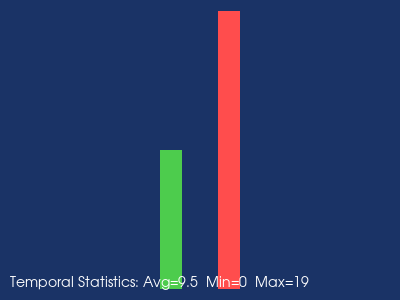

The script that drew this image:
#!/usr/bin/env python

# Visualize temporal statistics by generating scalar data over multiple
# time steps and displaying the average, minimum, and maximum as colored
# bars side by side.

# Factory overrides
import vtkmodules.vtkInteractionStyle  # noqa: F401
import vtkmodules.vtkRenderingOpenGL2  # noqa: F401

from vtkmodules.vtkFiltersSources import vtkPlaneSource
from vtkmodules.vtkRenderingCore import (
    vtkActor,
    vtkPolyDataMapper,
    vtkRenderWindow,
    vtkRenderWindowInteractor,
    vtkRenderer,
    vtkTextActor,
)

# Simulate temporal statistics results:
# For a scalar that goes 0..19 over 20 time steps:
# average = 9.5, minimum = 0, maximum = 19
ts = list(range(20))
avg_val = sum(ts) / len(ts)
min_val = float(min(ts))
max_val = float(max(ts))

# Average bar
bar_avg = vtkPlaneSource()
bar_avg.SetOrigin(0.0, 0, 0)
bar_avg.SetPoint1(1.5, 0, 0)
bar_avg.SetPoint2(0.0, avg_val, 0)

bar_avg_mapper = vtkPolyDataMapper()
bar_avg_mapper.SetInputConnection(bar_avg.GetOutputPort())

bar_avg_actor = vtkActor()
bar_avg_actor.SetMapper(bar_avg_mapper)
bar_avg_actor.GetProperty().SetColor(0.3, 0.8, 0.3)

# Minimum bar
bar_min = vtkPlaneSource()
bar_min.SetOrigin(2.0, 0, 0)
bar_min.SetPoint1(3.5, 0, 0)
bar_min.SetPoint2(2.0, min_val, 0)

bar_min_mapper = vtkPolyDataMapper()
bar_min_mapper.SetInputConnection(bar_min.GetOutputPort())

bar_min_actor = vtkActor()
bar_min_actor.SetMapper(bar_min_mapper)
bar_min_actor.GetProperty().SetColor(0.3, 0.3, 1.0)

# Maximum bar
bar_max = vtkPlaneSource()
bar_max.SetOrigin(4.0, 0, 0)
bar_max.SetPoint1(5.5, 0, 0)
bar_max.SetPoint2(4.0, max_val, 0)

bar_max_mapper = vtkPolyDataMapper()
bar_max_mapper.SetInputConnection(bar_max.GetOutputPort())

bar_max_actor = vtkActor()
bar_max_actor.SetMapper(bar_max_mapper)
bar_max_actor.GetProperty().SetColor(1.0, 0.3, 0.3)

# Labels
label = vtkTextActor()
label.SetInput("Temporal Statistics: Avg=%.1f  Min=%.0f  Max=%.0f" % (avg_val, min_val, max_val))
label.GetTextProperty().SetFontSize(14)
label.GetTextProperty().SetColor(1, 1, 1)
label.SetPosition(10, 10)

# Renderer
renderer = vtkRenderer()
renderer.AddActor(bar_avg_actor)
renderer.AddActor(bar_min_actor)
renderer.AddActor(bar_max_actor)
renderer.AddViewProp(label)
renderer.SetBackground(0.1, 0.2, 0.4)

# Window
render_window = vtkRenderWindow()
render_window.AddRenderer(renderer)
render_window.SetSize(400, 300)
render_window.SetWindowName("general temporal statistics")

# Interactor
interactor = vtkRenderWindowInteractor()
interactor.SetRenderWindow(render_window)

# Scene
renderer.ResetCamera()

interactor.Initialize()
interactor.Start()
